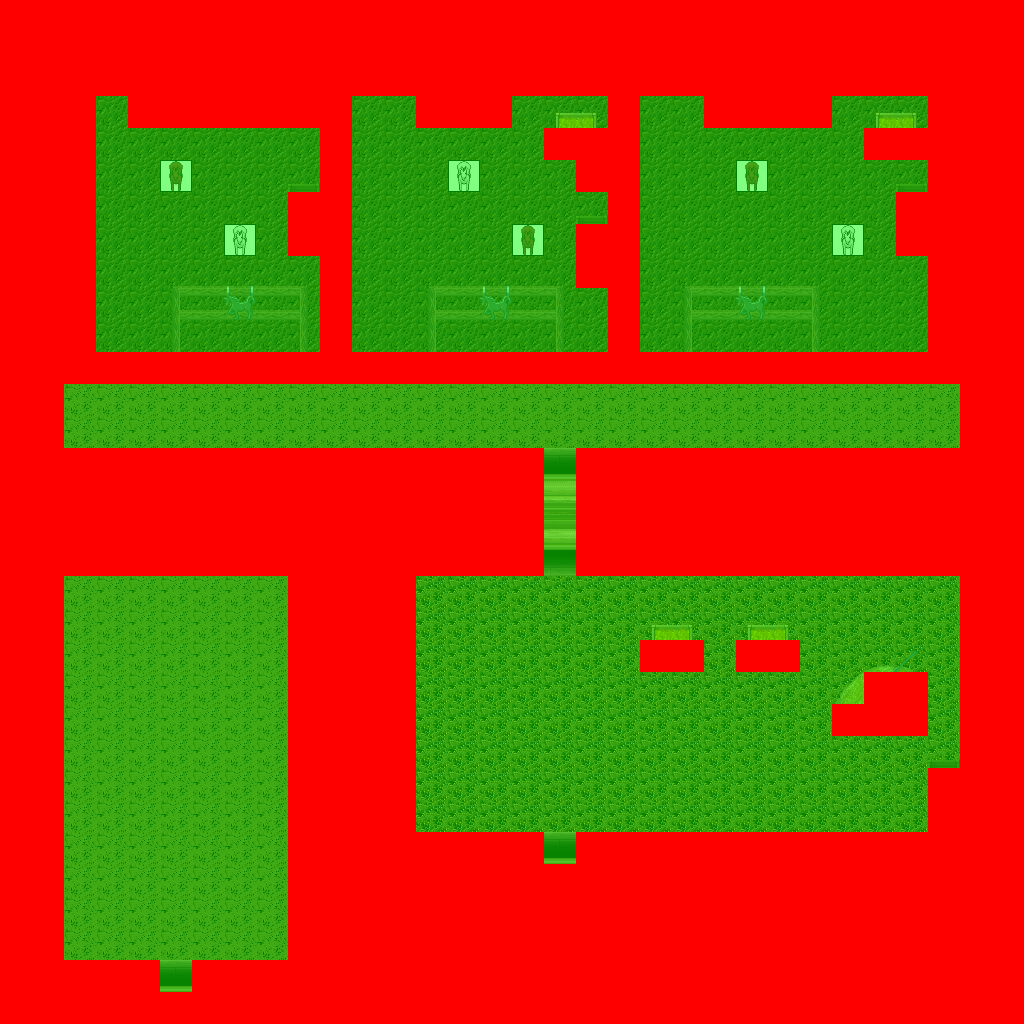

Rendered tile map (Tiled .tmx) drawn with the repository's tilesets; below, a short description and the map source with its tile grids summarised:
An orthogonal 32x32 tile map with 32x32 px tiles, 8 tile layers (0_floor, 1_terrain, 2_object, 3_roof, ...), 12 tilesets.

<map version="1.0" orientation="orthogonal" renderorder="right-down" width="32" height="32" tilewidth="32" tileheight="32" nextobjectid="1">
 <tileset firstgid="1" name="barrels_2" tilewidth="32" tileheight="32" tilecount="8" columns="4">
  <image source="../../tileset/item/pot/barrels_2.png" width="128" height="64" />
 </tileset>
 <tileset firstgid="9" name="collision" tilewidth="32" tileheight="32" tilecount="1" columns="1">
  <image source="../../tileset/logic/collision.png" width="32" height="32" />
 </tileset>
 <tileset firstgid="10" name="pasniki" tilewidth="32" tileheight="32" tilecount="6" columns="3">
  <image source="../../tileset/item/pot/wooden_crates.png" width="96" height="64" />
 </tileset>
 <tileset firstgid="16" name="farm" tilewidth="32" tileheight="32" tilecount="184" columns="8">
  <image source="../../tileset/building/farm.png" width="256" height="736" />
 </tileset>
 <tileset firstgid="200" name="plotek" tilewidth="32" tileheight="32" tilecount="42" columns="7">
  <image source="../../tileset/building/fence/wooden_brown_fence.png" width="224" height="192" />
 </tileset>
 <tileset firstgid="242" name="koniki" tilewidth="32" tileheight="32" tilecount="12" columns="12">
  <image source="../../tileset/logic/creature/farm_animal.png" width="384" height="32" />
 </tileset>
 <tileset firstgid="254" name="grunt" tilewidth="32" tileheight="32" tilecount="5" columns="5">
  <image source="../../tileset/ground/scratches.png" width="160" height="32" />
 </tileset>
 <tileset firstgid="259" name="wood" tilewidth="32" tileheight="32" tilecount="27" columns="3">
  <image source="../../tileset/pol/waly/int_plazy.png" width="96" height="288" />
 </tileset>
 <tileset firstgid="286" name="door_drewno_int" tilewidth="32" tileheight="32" tilecount="15" columns="5">
  <image source="../../tileset/pol/domki/drzwi/door_drewno_int.png" width="160" height="96" />
 </tileset>
 <tileset firstgid="301" name="okno" tilewidth="32" tileheight="32" tilecount="16" columns="8">
  <image source="../../tileset/pol/domki/okna/window_drewno.png" width="256" height="64" />
 </tileset>
 <tileset firstgid="317" name="brown" tilewidth="32" tileheight="32" tilecount="5" columns="5">
  <image source="../../tileset/ground/brown.png" width="160" height="32" />
 </tileset>
 <tileset firstgid="322" name="protection" tilewidth="32" tileheight="32" tilecount="2" columns="2">
  <image source="../../tileset/logic/protection.png" width="64" height="32" />
 </tileset>
 <layer name="0_floor" width="32" height="32">
  <data>[1024 cells, 1024 non-empty, 20 distinct tile ids]</data>
 </layer>
 <layer name="1_terrain" width="32" height="32">
  <data>[1024 cells, 125 non-empty, 23 distinct tile ids]</data>
 </layer>
 <layer name="2_object" width="32" height="32">
  <data>[1024 cells, 44 non-empty, 15 distinct tile ids]</data>
 </layer>
 <layer name="3_roof" width="32" height="32">
  <data>[1024 cells, 58 non-empty, 21 distinct tile ids]</data>
 </layer>
 <layer name="4_roof_add" width="32" height="32">
  <data>[1024 cells, 0 non-empty, 0 distinct tile ids]</data>
 </layer>
 <layer name="objects" width="32" height="32">
  <data>[1024 cells, 6 non-empty, 2 distinct tile ids]</data>
 </layer>
 <layer name="collision" width="32" height="32">
  <data>[1024 cells, 585 non-empty, 1 distinct tile ids]</data>
 </layer>
 <layer name="protection" width="32" height="32" opacity="0.5">
  <data>[1024 cells, 439 non-empty, 1 distinct tile ids]</data>
 </layer>
</map>
